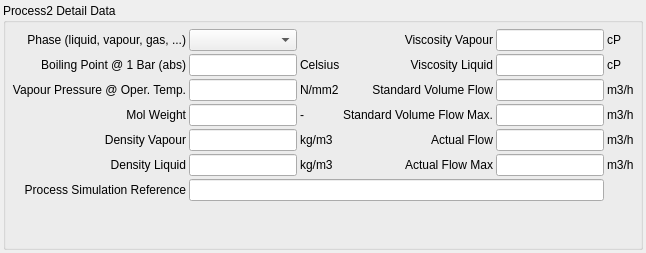
     <widget class="QWidget" name="process2">
      <attribute name="title">
       <string>Process 2</string>
      </attribute>
      <attribute name="toolTip">
       <string>Process Data page 2</string>
      </attribute>
      <layout class="QGridLayout" name="gridLayout_15">
       <property name="leftMargin">
        <number>3</number>
       </property>
       <property name="topMargin">
        <number>3</number>
       </property>
       <property name="rightMargin">
        <number>3</number>
       </property>
       <property name="bottomMargin">
        <number>3</number>
       </property>
       <property name="spacing">
        <number>3</number>
       </property>
       <item row="0" column="0">
        <widget class="QGroupBox" name="groupBoxProcessDetail_2">
         <property name="title">
          <string>Process2 Detail Data</string>
         </property>
         <layout class="QGridLayout" name="gridLayout_5">
          <property name="leftMargin">
           <number>6</number>
          </property>
          <property name="topMargin">
           <number>6</number>
          </property>
          <property name="rightMargin">
           <number>6</number>
          </property>
          <property name="bottomMargin">
           <number>6</number>
          </property>
          <property name="spacing">
           <number>3</number>
          </property>
          <item row="3" column="1">
           <widget class="QLineEdit" name="leProcessMolWeight"/>
          </item>
          <item row="3" column="4">
           <widget class="QLineEdit" name="leProcessStandardVolumeFlowMax"/>
          </item>
          <item row="0" column="5">
           <widget class="QLabel" name="textLabel14_2_4_2_2">
            <property name="text">
             <string>cP</string>
            </property>
           </widget>
          </item>
          <item row="0" column="3">
           <widget class="QLabel" name="textLabel3_2_2">
            <property name="text">
             <string>Viscosity Vapour</string>
            </property>
            <property name="alignment">
             <set>Qt::AlignRight|Qt::AlignTrailing|Qt::AlignVCenter</set>
            </property>
           </widget>
          </item>
          <item row="1" column="3">
           <widget class="QLabel" name="label_10">
            <property name="text">
             <string>Viscosity Liquid</string>
            </property>
            <property name="alignment">
             <set>Qt::AlignRight|Qt::AlignTrailing|Qt::AlignVCenter</set>
            </property>
           </widget>
          </item>
          <item row="4" column="0">
           <widget class="QLabel" name="textLabel2_2_2">
            <property name="text">
             <string>Density Vapour</string>
            </property>
            <property name="alignment">
             <set>Qt::AlignRight|Qt::AlignTrailing|Qt::AlignVCenter</set>
            </property>
           </widget>
          </item>
          <item row="1" column="2">
           <widget class="QLabel" name="textLabel16_2_4_2_2">
            <property name="text">
             <string>Celsius</string>
            </property>
           </widget>
          </item>
          <item row="3" column="0">
           <widget class="QLabel" name="label_21">
            <property name="text">
             <string>Mol Weight</string>
            </property>
            <property name="alignment">
             <set>Qt::AlignRight|Qt::AlignTrailing|Qt::AlignVCenter</set>
            </property>
           </widget>
          </item>
          <item row="2" column="5">
           <widget class="QLabel" name="label_17">
            <property name="text">
             <string>m3/h</string>
            </property>
           </widget>
          </item>
          <item row="2" column="3">
           <widget class="QLabel" name="label_13">
            <property name="text">
             <string>Standard Volume Flow</string>
            </property>
            <property name="alignment">
             <set>Qt::AlignRight|Qt::AlignTrailing|Qt::AlignVCenter</set>
            </property>
           </widget>
          </item>
          <item row="0" column="0">
           <widget class="QLabel" name="textLabel4_2_2">
            <property name="text">
             <string>Phase (liquid, vapour, gas, ...)</string>
            </property>
            <property name="alignment">
             <set>Qt::AlignRight|Qt::AlignTrailing|Qt::AlignVCenter</set>
            </property>
           </widget>
          </item>
          <item row="0" column="1">
           <widget class="QComboBox" name="cbProcessPhase"/>
          </item>
          <item row="0" column="4">
           <widget class="QLineEdit" name="leProcessViscosityVapour"/>
          </item>
          <item row="5" column="4">
           <widget class="QLineEdit" name="leProcessActualFlowMax"/>
          </item>
          <item row="1" column="0">
           <widget class="QLabel" name="textLabel5_2_2">
            <property name="text">
             <string>Boiling Point @ 1 Bar (abs)</string>
            </property>
            <property name="alignment">
             <set>Qt::AlignRight|Qt::AlignTrailing|Qt::AlignVCenter</set>
            </property>
           </widget>
          </item>
          <item row="1" column="5">
           <widget class="QLabel" name="label_12">
            <property name="text">
             <string>cP</string>
            </property>
           </widget>
          </item>
          <item row="5" column="0">
           <widget class="QLabel" name="label_9">
            <property name="text">
             <string>Density Liquid</string>
            </property>
            <property name="alignment">
             <set>Qt::AlignRight|Qt::AlignTrailing|Qt::AlignVCenter</set>
            </property>
           </widget>
          </item>
          <item row="1" column="4">
           <widget class="QLineEdit" name="leProcessViscosityLiquid"/>
          </item>
          <item row="2" column="0">
           <widget class="QLabel" name="textLabel6_2_2">
            <property name="text">
             <string>Vapour Pressure @ Oper. Temp.</string>
            </property>
            <property name="alignment">
             <set>Qt::AlignRight|Qt::AlignTrailing|Qt::AlignVCenter</set>
            </property>
           </widget>
          </item>
          <item row="3" column="2">
           <widget class="QLabel" name="label_22">
            <property name="text">
             <string>-</string>
            </property>
           </widget>
          </item>
          <item row="2" column="1">
           <widget class="QLineEdit" name="leProcessVapourPress"/>
          </item>
          <item row="3" column="3">
           <widget class="QLabel" name="label_14">
            <property name="text">
             <string>Standard Volume Flow Max.</string>
            </property>
            <property name="alignment">
             <set>Qt::AlignRight|Qt::AlignTrailing|Qt::AlignVCenter</set>
            </property>
           </widget>
          </item>
          <item row="5" column="1">
           <widget class="QLineEdit" name="leProcessDensityLiquid"/>
          </item>
          <item row="5" column="2">
           <widget class="QLabel" name="label_11">
            <property name="text">
             <string>kg/m3</string>
            </property>
           </widget>
          </item>
          <item row="6" column="0">
           <widget class="QLabel" name="textLabel7_2_2">
            <property name="text">
             <string>Process Simulation Reference</string>
            </property>
            <property name="alignment">
             <set>Qt::AlignRight|Qt::AlignTrailing|Qt::AlignVCenter</set>
            </property>
           </widget>
          </item>
          <item row="6" column="1" colspan="4">
           <widget class="QLineEdit" name="leProcessSimulation"/>
          </item>
          <item row="2" column="2">
           <widget class="QLabel" name="textLabel8_2_4_2">
            <property name="text">
             <string>N/mm2</string>
            </property>
           </widget>
          </item>
          <item row="1" column="1">
           <widget class="QLineEdit" name="leProcessBoilingPoint"/>
          </item>
          <item row="2" column="4">
           <widget class="QLineEdit" name="leProcessStandardVolumeFlow"/>
          </item>
          <item row="3" column="5">
           <widget class="QLabel" name="label_18">
            <property name="text">
             <string>m3/h</string>
            </property>
           </widget>
          </item>
          <item row="4" column="1">
           <widget class="QLineEdit" name="leProcessDensityVapour"/>
          </item>
          <item row="4" column="2">
           <widget class="QLabel" name="textLabel13_2_4_2_2">
            <property name="text">
             <string>kg/m3</string>
            </property>
           </widget>
          </item>
          <item row="4" column="3">
           <widget class="QLabel" name="label_15">
            <property name="text">
             <string>Actual Flow</string>
            </property>
            <property name="alignment">
             <set>Qt::AlignRight|Qt::AlignTrailing|Qt::AlignVCenter</set>
            </property>
           </widget>
          </item>
          <item row="4" column="4">
           <widget class="QLineEdit" name="leProcessActualFlow"/>
          </item>
          <item row="4" column="5">
           <widget class="QLabel" name="label_19">
            <property name="text">
             <string>m3/h</string>
            </property>
           </widget>
          </item>
          <item row="5" column="5">
           <widget class="QLabel" name="label_20">
            <property name="text">
             <string>m3/h</string>
            </property>
           </widget>
          </item>
          <item row="5" column="3">
           <widget class="QLabel" name="label_16">
            <property name="text">
             <string>Actual Flow Max</string>
            </property>
            <property name="alignment">
             <set>Qt::AlignRight|Qt::AlignTrailing|Qt::AlignVCenter</set>
            </property>
           </widget>
          </item>
          <item row="7" column="0">
           <spacer name="verticalSpacer_3">
            <property name="orientation">
             <enum>Qt::Vertical</enum>
            </property>
            <property name="sizeHint" stdset="0">
             <size>
              <width>20</width>
              <height>40</height>
             </size>
            </property>
           </spacer>
          </item>
         </layout>
        </widget>
       </item>
      </layout>
     </widget>
